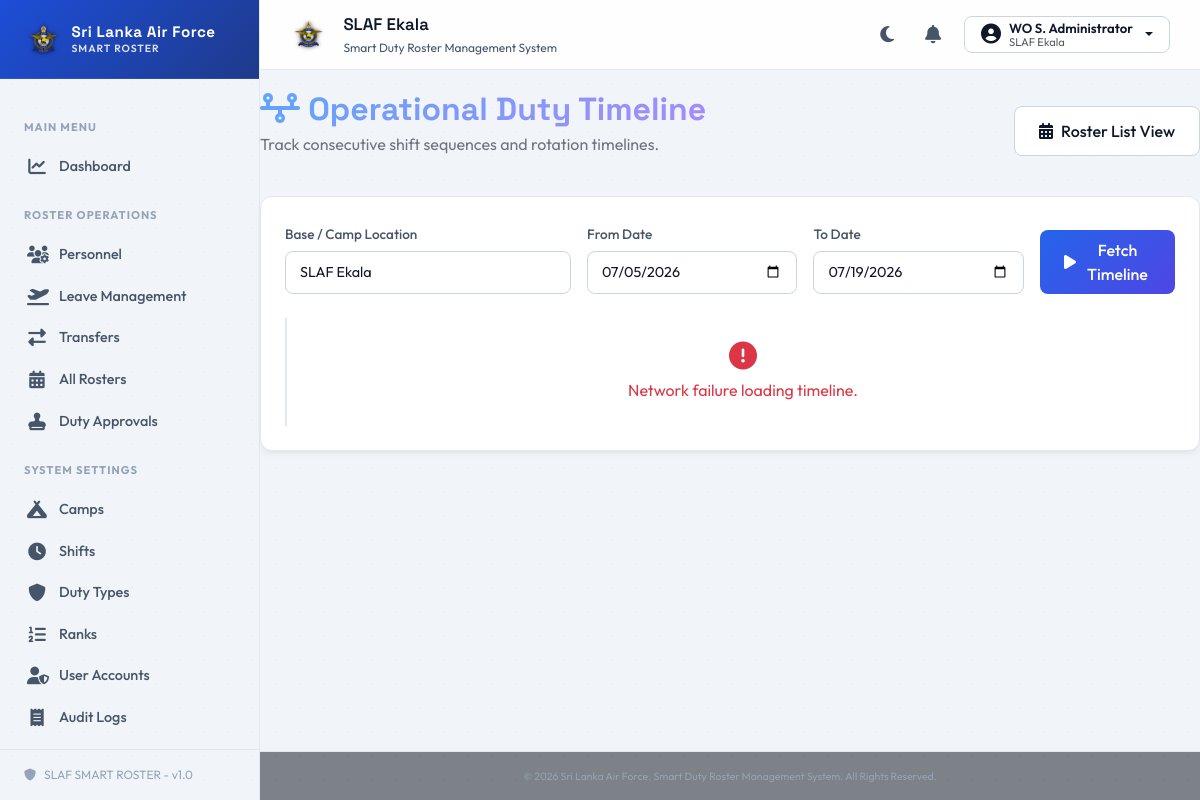
Page /rosters/timeline (signed in) on the committed database.
### tables this page shows
CREATE TABLE IF NOT EXISTS `users` (
  `user_id` INT AUTO_INCREMENT PRIMARY KEY,
  `service_number` VARCHAR(30) UNIQUE NOT NULL,
  `password_hash` VARCHAR(255) NOT NULL,
  `role_id` INT NOT NULL,
  `status` ENUM('Active', 'Suspended') DEFAULT 'Active',
  `created_at` TIMESTAMP DEFAULT CURRENT_TIMESTAMP,
  `updated_at` TIMESTAMP DEFAULT CURRENT_TIMESTAMP ON UPDATE CURRENT_TIMESTAMP,
  FOREIGN KEY (`service_number`) REFERENCES `personnel` (`service_number`) ON DELETE CASCADE ON UPDATE CASCADE,
  FOREIGN KEY (`role_id`) REFERENCES `roles` (`role_id`) ON UPDATE CASCADE,
  INDEX idx_users_role (`role_id`)
);

CREATE TABLE IF NOT EXISTS `camps` (
  `camp_id` INT AUTO_INCREMENT PRIMARY KEY,
  `camp_code` VARCHAR(50) UNIQUE NOT NULL,
  `camp_name` VARCHAR(150) NOT NULL,
  `address` TEXT NULL,
  `status` ENUM('Active', 'Inactive') DEFAULT 'Active',
  `created_at` TIMESTAMP DEFAULT CURRENT_TIMESTAMP,
  `updated_at` TIMESTAMP DEFAULT CURRENT_TIMESTAMP ON UPDATE CURRENT_TIMESTAMP,
  INDEX idx_camp_status (`status`)
);

CREATE TABLE IF NOT EXISTS `ranks` (
  `rank_id` INT AUTO_INCREMENT PRIMARY KEY,
  `rank_code` VARCHAR(50) UNIQUE NOT NULL,
  `rank_name` VARCHAR(100) NOT NULL,
  `rank_short_name` VARCHAR(20) NOT NULL,
  `display_order` INT DEFAULT 0,
  `status` ENUM('Active', 'Inactive') DEFAULT 'Active',
  `created_at` TIMESTAMP DEFAULT CURRENT_TIMESTAMP,
  `updated_at` TIMESTAMP DEFAULT CURRENT_TIMESTAMP ON UPDATE CURRENT_TIMESTAMP
);

CREATE TABLE IF NOT EXISTS `personnel` (
  `service_number` VARCHAR(30) PRIMARY KEY,
  `rank_id` INT NOT NULL,
  `initials` VARCHAR(50) NOT NULL,
  `full_name` VARCHAR(255) NOT NULL,
  `trade` VARCHAR(100) NOT NULL,
  `squadron` VARCHAR(100) NOT NULL,
  `camp_id` INT NOT NULL,
  `contact_number` VARCHAR(30) NULL,
  `email` VARCHAR(150) UNIQUE NOT NULL,
  `status` ENUM('Active', 'Inactive', 'Temporary Duty', 'Leave') DEFAULT 'Active',
  `created_at` TIMESTAMP DEFAULT CURRENT_TIMESTAMP,
  `updated_at` TIMESTAMP DEFAULT CURRENT_TIMESTAMP ON UPDATE CURRENT_TIMESTAMP,
  FOREIGN KEY (`camp_id`) REFERENCES `camps` (`camp_id`) ON UPDATE CASCADE,
  FOREIGN KEY (`rank_id`) REFERENCES `ranks` (`rank_id`) ON UPDATE CASCADE,
  INDEX idx_personnel_camp (`camp_id`),
  INDEX idx_personnel_status (`status`),
  INDEX idx_personnel_rank (`rank_id`)
);

### controllers/RosterController.php (called while the page is built, shortened)
<?php
class RosterController {
    public function timelineView() {
        $camps = Camp::getAll(true);
        $activeCampId = LocationMiddleware::getCampConstraint() ?? Session::get('camp_id') ?? 1;
        include __DIR__ . '/../views/rosters/timeline.php';
    }
}

### helpers/Session.php (called while the page is built, shortened)
<?php
class Session {
    public static function get($key, $default = null) {
        return isset($_SESSION[$key]) ? $_SESSION[$key] : $default;
    }
    public static function has($key) {
        return isset($_SESSION[$key]);
    }
}

### models/User.php (called while the page is built, shortened)
<?php
class User {
    public static function getProfileInfo($userId) {
        $db = Database::getInstance()->getConnection();
        $stmt = $db->prepare("
            SELECT u.user_id, p.initials, p.full_name, rk.rank_short_name, rk.rank_name, c.camp_name
            FROM users u
            JOIN personnel p ON u.service_number = p.service_number
            LEFT JOIN ranks rk ON p.rank_id = rk.rank_id
            LEFT JOIN camps c ON p.camp_id = c.camp_id
            WHERE u.user_id = :user_id
        ");
        $stmt->execute([':user_id' => $userId]);
        return $stmt->fetch();
    }
}

### models/Camp.php (called while the page is built, shortened)
<?php
class Camp {
    public static function getAll($activeOnly = false) {
        $db = Database::getInstance()->getConnection();
        $sql = "SELECT * FROM camps";
        if ($activeOnly) {
            $sql .= " WHERE status = 'Active'";
        }
        $sql .= " ORDER BY camp_name ASC";
        $stmt = $db->prepare($sql);
        $stmt->execute();
        return $stmt->fetchAll();
    }
}

### middleware/LocationMiddleware.php (called while the page is built, shortened)
<?php
class LocationMiddleware {
    public static function getCampConstraint() {
        $roleName = Session::get('role_name');
        return null;
    }
}

### views/rosters/timeline.php (the view, shortened to what this page needs)
<?php
include __DIR__ . '/../layout/header.php';
?>
<div class="row mb-4 align-items-center">
    <div class="col-md-6">
        <h2 class="fw-bold mb-1 gradient-text"><i class="fas fa-timeline"></i> Operational Duty Timeline</h2>
        <p class="text-secondary">Track consecutive shift sequences and rotation timelines.</p>
    </div>
    <div class="col-md-6 text-md-end">
        <a href="<?= BASE_URL ?>/rosters" class="btn btn-custom btn-custom-secondary">
            <i class="fas fa-calendar-days"></i> Roster List View
        </a>
    </div>
</div>
<div class="glass-card p-4">
    <div class="row g-3 mb-4">
        <div class="col-md-4">
            <label class="form-label text-secondary small">Base / Camp Location</label>
            <select id="timelineCampSelect" class="form-select form-control-custom">
                <?php foreach ($camps as $c): ?>
                    <option value="<?= $c['camp_id'] ?>" <?= (int)$c['camp_id'] === (int)$activeCampId ? 'selected' : '' ?>><?= htmlspecialchars($c['camp_name']) ?></option>
                <?php endforeach; ?>
            </select>
        </div>
        <div class="col-md-3">
            <label class="form-label text-secondary small">From Date</label>
            <input type="date" id="timelineStartInput" class="form-control form-control-custom" value="<?= date('Y-m-d') ?>">
        </div>
        <div class="col-md-3">
            <label class="form-label text-secondary small">To Date</label>
            <input type="date" id="timelineEndInput" class="form-control form-control-custom" value="<?= date('Y-m-d', strtotime('+14 days')) ?>">
        </div>
        <div class="col-md-2 d-flex align-items-end">
            <button id="loadTimelineBtn" class="btn btn-custom btn-custom-primary w-100 py-2">
                <i class="fas fa-play"></i> Fetch Timeline
            </button>
        </div>
    </div>
    <div class="position-relative ps-4" style="border-left: 2px solid var(--glass-border);" id="timelineDisplay">
    </div>
</div>
<?php
include __DIR__ . '/../layout/footer.php';
?>

### views/layout/header.php (shortened to what this page needs)
<?php
$isLoggedIn = Session::has('user_id');
$roleName = Session::get('role_name');
$fullName = Session::get('full_name');
$rankName = Session::get('rank');
$serviceNum = Session::get('service_number');
$profileName = '';
$profileCampName = '';
if ($isLoggedIn && $serviceNum) {
    try {
        $profile = User::getProfileInfo(Session::get('user_id'));
        if ($profile) {
            $initials = $profile['initials'] ?? '';
            $fName = $profile['full_name'] ?? '';
            $rankShort = $profile['rank_short_name'] ?? '';
            $nameParts = explode(' ', trim($fName));
            $lastName = end($nameParts);
            $rankPrefix = ($rankShort ?: ($rankName ?? ''));
            $profileName = ($rankPrefix ? $rankPrefix . ' ' : '') . $initials . ' ' . $lastName;
            $profileCampName = $profile['camp_name'] ?: 'No Location';
        } else {
            $profileName = ($rankName ? $rankName . ' ' : '') . $fullName;
            $profileCampName = 'SLAF Base';
        }
    } catch (Exception $e) {
        $profileName = ($rankName ? $rankName . ' ' : '') . $fullName;
        $profileCampName = 'SLAF Base';
    }
}
?>
<!DOCTYPE html>
<html lang="en">
<head>
    <link href="<?= BASE_URL ?>/views/assets/vendor/css/bootstrap.min.css" rel="stylesheet">
    <link href="<?= BASE_URL ?>/views/assets/vendor/css/all.min.css" rel="stylesheet">
    <link href="<?= BASE_URL ?>/views/assets/css/style.css?v=<?= time() ?>" rel="stylesheet">
</head>
<body>
    <?php if ($isLoggedIn):
        $campName = $profileCampName ?: 'SLAF Base';
    ?>
    <div class="app-container">
        <aside class="sidebar-custom offcanvas-lg offcanvas-start" id="sidebarMenu" tabindex="-1" aria-labelledby="sidebarMenuLabel">
            <div class="sidebar-header offcanvas-header d-flex align-items-center justify-content-between">
                <div class="d-flex align-items-center gap-2">
                    <img src="<?= BASE_URL ?>/views/assets/images/slaf_logo.png" alt="SLAF Logo" style="height: 38px; width: auto; object-fit: contain;">
                    <div class="sidebar-brand-text">
                        <div class="sidebar-brand-title">Sri Lanka Air Force</div>
                        <div class="sidebar-brand-subtitle">SMART ROSTER</div>
                    </div>
                </div>
            </div>
            <div class="offcanvas-body d-flex flex-column p-0 flex-grow-1">
                <div class="sidebar-menu">
                    <div class="sidebar-group-title">Main Menu</div>
                    <a class="sidebar-link <?= ($route ?? '') === '/dashboard' ? 'active' : '' ?>" href="<?= BASE_URL ?>/dashboard">
                        <i class="fas fa-chart-line"></i> Dashboard
                    </a>
                    <?php if ($roleName === 'Administrator' || $roleName === 'Super Admin'): ?>
                        <div class="sidebar-group-title">Roster Operations</div>
                        <a class="sidebar-link <?= ($route ?? '') === '/personnel' ? 'active' : '' ?>" href="<?= BASE_URL ?>/personnel">
                            <i class="fas fa-users-gear"></i> Personnel
                        </a>
                        <a class="sidebar-link <?= ($route ?? '') === '/leaves' ? 'active' : '' ?>" href="<?= BASE_URL ?>/leaves">
                            <i class="fas fa-plane-departure"></i> Leave Management
                        </a>
                        <a class="sidebar-link <?= in_array(($route ?? ''), ['/postings', '/transfers', '/transfers/view']) ? 'active' : '' ?>" href="<?= BASE_URL ?>/transfers">
                            <i class="fas fa-right-left"></i> Transfers
                        </a>
                        <a class="sidebar-link <?= ($route ?? '') === '/rosters' ? 'active' : '' ?>" href="<?= BASE_URL ?>/rosters">
                            <i class="fas fa-calendar-days"></i> All Rosters
                        </a>
                        <a class="sidebar-link <?= ($route ?? '') === '/rosters/approve' ? 'active' : '' ?>" href="<?= BASE_URL ?>/rosters/approve">
                            <i class="fas fa-stamp"></i> Duty Approvals
                        </a>
                        <div class="sidebar-group-title">System Settings</div>
                        <a class="sidebar-link <?= ($route ?? '') === '/camps' ? 'active' : '' ?>" href="<?= BASE_URL ?>/camps">
                            <i class="fas fa-campground"></i> Camps
                        </a>
                        <a class="sidebar-link <?= ($route ?? '') === '/shifts' ? 'active' : '' ?>" href="<?= BASE_URL ?>/shifts">
                            <i class="fas fa-clock"></i> Shifts
                        </a>
                        <a class="sidebar-link <?= ($route ?? '') === '/duty-types' ? 'active' : '' ?>" href="<?= BASE_URL ?>/duty-types">
                            <i class="fas fa-shield"></i> Duty Types
                        </a>
                        <a class="sidebar-link <?= ($route ?? '') === '/ranks' ? 'active' : '' ?>" href="<?= BASE_URL ?>/ranks">
                            <i class="fas fa-list-ol"></i> Ranks
                        </a>
                        <a class="sidebar-link <?= ($route ?? '') === '/users' ? 'active' : '' ?>" href="<?= BASE_URL ?>/users">
                            <i class="fas fa-user-shield"></i> User Accounts
                        </a>
                        <?php if ($roleName === 'Super Admin'): ?>
                            <a class="sidebar-link <?= ($route ?? '') === '/audit-logs' ? 'active' : '' ?>" href="<?= BASE_URL ?>/audit-logs">
                                <i class="fas fa-receipt"></i> Audit Logs
                            </a>
                        <?php endif; ?>
                    <?php endif; ?>
                </div>
                <div class="sidebar-footer">
                    <i class="fas fa-shield"></i> SLAF SMART ROSTER - v1.0
                </div>
            </div>
        </aside>
        <div class="main-layout">
            <header class="topbar-custom">
                <div class="d-flex align-items-center">
                    <img src="<?= BASE_URL ?>/views/assets/images/slaf_logo.png" alt="SLAF Logo" class="me-3" style="height: 36px; width: auto; object-fit: contain;">
                    <div class="topbar-title-section">
                        <div class="topbar-title d-none d-md-block"><?= htmlspecialchars($campName) ?></div>
                        <div class="topbar-subtitle d-none d-md-block">Smart Duty Roster Management System</div>
                    </div>
                </div>
                <div class="topbar-actions">
                    <button class="topbar-action-btn" id="themeToggle" title="Toggle theme">
                        <i class="fas fa-moon"></i>
                    </button>
                    <a href="<?= BASE_URL ?>/notifications" class="topbar-action-btn position-relative text-decoration-none" title="Notifications">
                        <i class="fas fa-bell"></i>
                    </a>
                    <div class="dropdown">
                        <button class="btn btn-custom btn-custom-secondary dropdown-toggle py-1 px-2 px-md-3 d-inline-flex align-items-center gap-2" type="button" id="userMenu" data-bs-toggle="dropdown" aria-expanded="false">
                            <i class="fas fa-user-circle fs-5"></i>
                            <span class="d-none d-md-inline text-start" style="line-height: 1.1; font-size: 0.825rem;">
                                <span class="d-block fw-semibold" style="color: #0f172a;"><?= htmlspecialchars($profileName ?? '') ?></span>
                                <span class="d-block text-muted" style="font-size: 0.7rem; font-weight: normal;"><?= htmlspecialchars($profileCampName ?? '') ?></span>
                            </span>
                        </button>
                    </div>
                </div>
            </header>
            <div class="main-content-container">
    <?php elseif (isset($isLoginPage) && $isLoginPage): ?>
        <div class="login-wrapper">
    <?php else: ?>
        <div class="container my-4 content-wrapper">
    <?php endif; ?>

### rows in the picture
users: camps.camp_name "SLAF Ekala", ranks.rank_short_name "WO S. Administrator"

### other values in the picture
form field value "SLAF Ekala"
